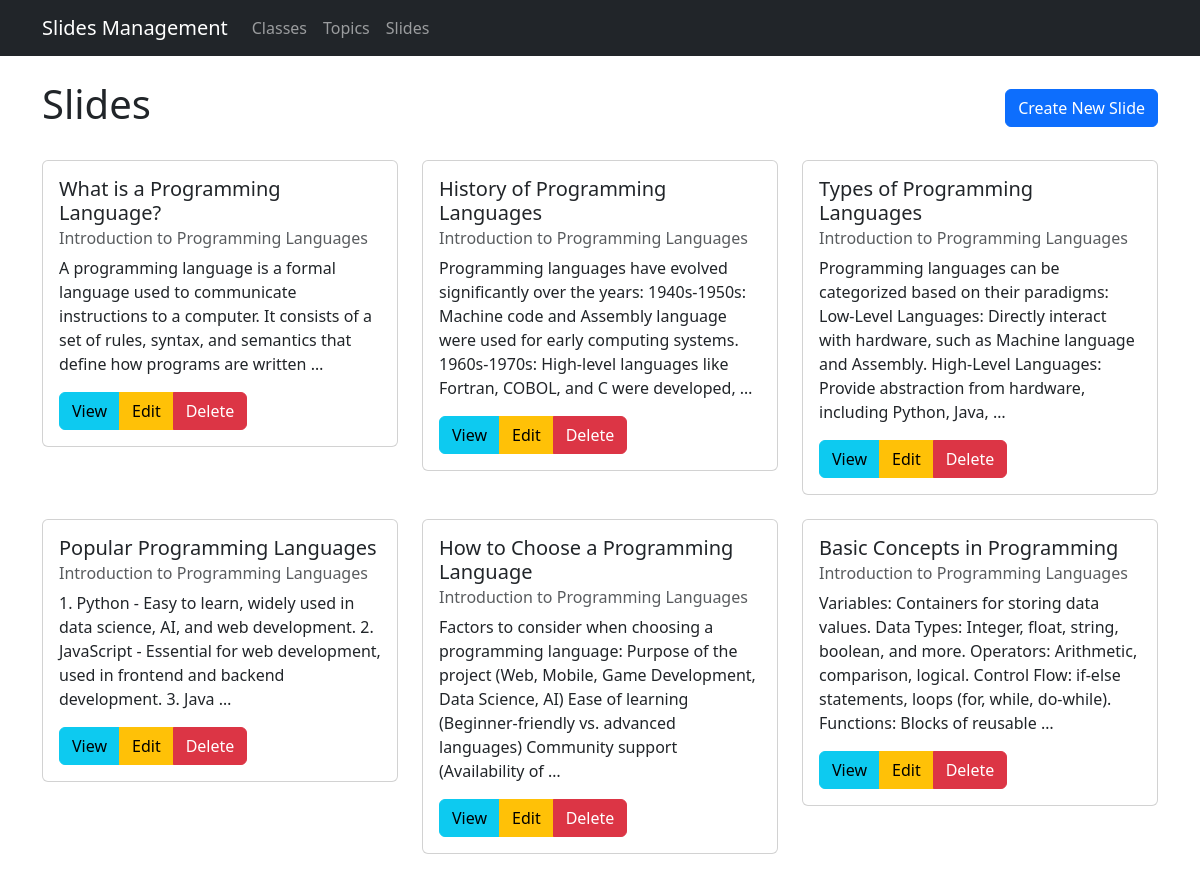
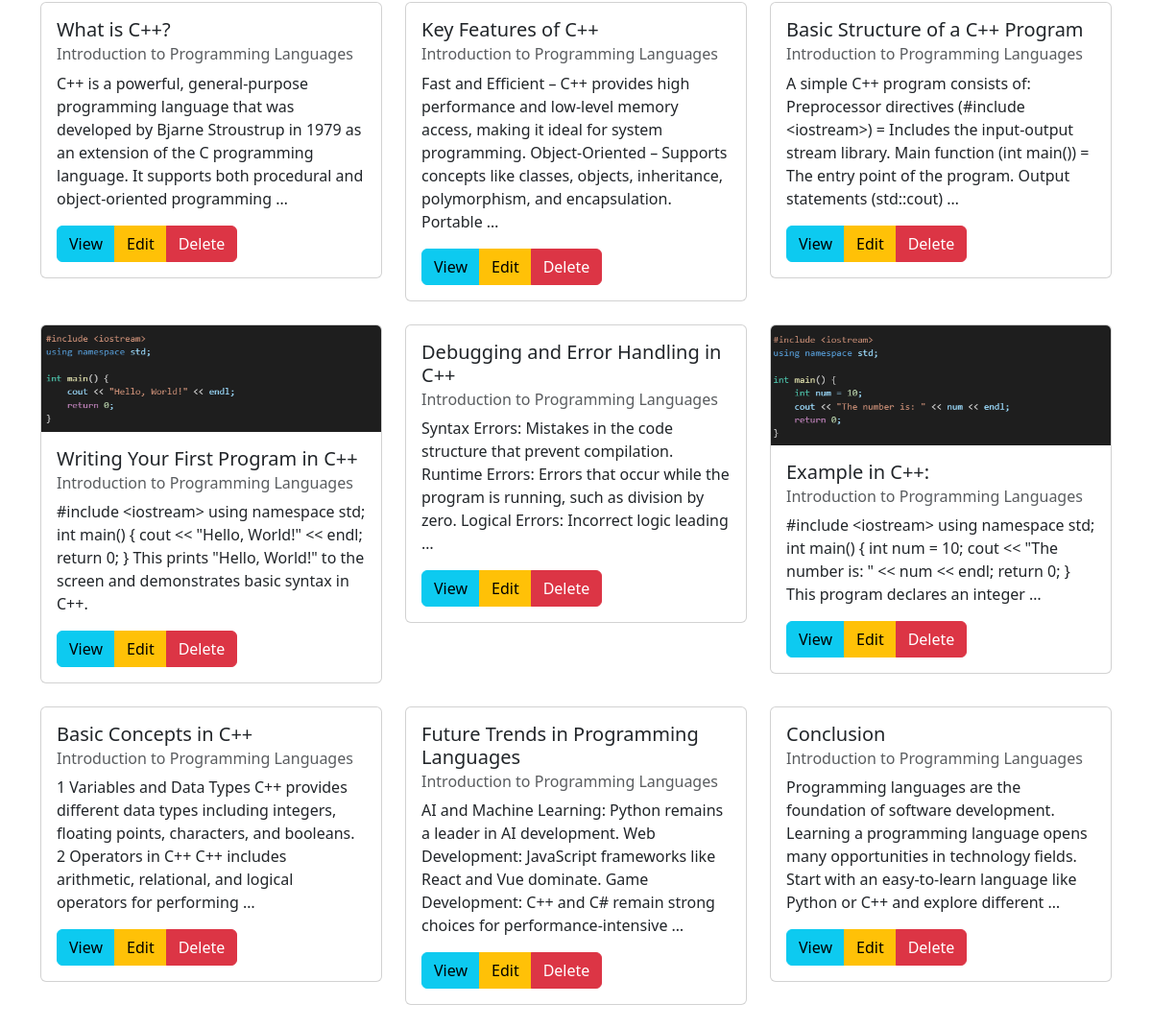
The app's page /slides/ with its own data (2 pictures, top to bottom).
### topics/models.py (models this page shows, shortened)
class Slide(models.Model):
    topic = models.ForeignKey(Topic, on_delete=models.CASCADE, related_name="slides")
    title = models.CharField(max_length=255)
    content = models.TextField(blank=True, null=True)
    image = models.ImageField(upload_to='slides/images/', blank=True, null=True)
    video = models.FileField(upload_to='slides/videos/', blank=True, null=True)
    order = models.PositiveIntegerField(default=0)
    class Meta:
        ordering = ['order']

class Topic(models.Model):
    class_obj = models.ForeignKey(Class, on_delete=models.CASCADE, related_name="topics")
    title = models.CharField(max_length=255)
    description = models.TextField(blank=True, null=True)

### topics/views.py (the view)
# urls.py: path('slides/', views.SlideListView.as_view(), name='slide-list'),
class SlideListView(ListView):
    model = Slide
    template_name = 'topics/slide_list.html'
    context_object_name = 'slides'

### topics/templates/topics/slide_list.html (shortened to what this page needs)
{% extends 'topics/base.html' %}
{% block content %}
<div class="d-flex justify-content-between align-items-center mb-4">
    <h1>Slides</h1>
    <a href="{% url 'slide-create' %}" class="btn btn-primary">Create New Slide</a>
</div>
<div class="row">
    {% for slide in slides %}
    <div class="col-md-4 mb-4">
        <div class="card">
            {% if slide.image %}
            <img src="{{ slide.image.url }}" class="card-img-top" alt="{{ slide.title }}">
            {% endif %}
            <div class="card-body">
                <h5 class="card-title">{{ slide.title }}</h5>
                <h6 class="card-subtitle mb-2 text-muted">{{ slide.topic.title }}</h6>
                <p class="card-text">{{ slide.content|truncatewords:30 }}</p>
                <div class="btn-group">
                    <a href="{% url 'slide-detail' slide.pk %}" class="btn btn-info">View</a>
                    <a href="{% url 'slide-update' slide.pk %}" class="btn btn-warning">Edit</a>
                    <a href="{% url 'slide-delete' slide.pk %}" class="btn btn-danger">Delete</a>
                </div>
            </div>
        </div>
    </div>
    {% empty %}
    <div class="col-12">
        <p class="text-center">No slides available.</p>
    </div>
    {% endfor %}
</div>
{% endblock %}

### topics/templates/topics/base.html (shortened to what this page needs)
<!DOCTYPE html>
<html lang="en">
<head>
    <link href="https://cdn.jsdelivr.net/npm/bootstrap@5.3.0/dist/css/bootstrap.min.css" rel="stylesheet">
</head>
<body>
    <nav class="navbar navbar-expand-lg navbar-dark bg-dark">
        <div class="container">
            <a class="navbar-brand" href="{% url 'class-list' %}">Slides Management</a>
            <div class="collapse navbar-collapse" id="navbarNav">
                <ul class="navbar-nav">
                    <li class="nav-item">
                        <a class="nav-link" href="{% url 'class-list' %}">Classes</a>
                    </li>
                    <li class="nav-item">
                        <a class="nav-link" href="{% url 'topic-list' %}">Topics</a>
                    </li>
                    <li class="nav-item">
                        <a class="nav-link" href="{% url 'slide-list' %}">Slides</a>
                    </li>
                </ul>
            </div>
        </div>
    </nav>
    <div class="container mt-4">
        {% block content %}
        {% endblock %}
    </div>
</body>
</html>

### records on screen
Slide: title "What is a Programming Language?", topic "Introduction to Programming Languages", content "A programming language is a formal language used to communicate instructions to a computer. It consists of a set of rules, syntax, and semantics that define how programs are written …"
Slide: title "History of Programming Languages", topic "Introduction to Programming Languages", content "Programming languages have evolved significantly over the years: 1940s-1950s: Machine code and Assembly language were used for early computing systems. 1960s-1970s: High-level languages like Fortran, COBOL, and C were developed, …"
Slide: title "Types of Programming Languages", topic "Introduction to Programming Languages", content "Programming languages can be categorized based on their paradigms: Low-Level Languages: Directly interact with hardware, such as Machine language and Assembly. High-Level Languages: Provide abstraction from hardware, including Python, Java, …"
Slide: title "Popular Programming Languages", topic "Introduction to Programming Languages", content "1. Python - Easy to learn, widely used in data science, AI, and web development. 2. JavaScript - Essential for web development, used in frontend and backend development. 3. Java …"
Slide: title "How to Choose a Programming Language", topic "Introduction to Programming Languages", content "Factors to consider when choosing a programming language: Purpose of the project (Web, Mobile, Game Development, Data Science, AI) Ease of learning (Beginner-friendly vs. advanced languages) Community support (Availability of …"
Slide: title "Basic Concepts in Programming", topic "Introduction to Programming Languages", content "Variables: Containers for storing data values. Data Types: Integer, float, string, boolean, and more. Operators: Arithmetic, comparison, logical. Control Flow: if-else statements, loops (for, while, do-while). Functions: Blocks of reusable …"
Slide: title "What is C++?", topic "Introduction to Programming Languages", content "C++ is a powerful, general-purpose programming language that was developed by Bjarne Stroustrup in 1979 as an extension of the C programming language. It supports both procedural and object-oriented programming …"
Slide: title "Key Features of C++", topic "Introduction to Programming Languages", content "Fast and Efficient – C++ provides high performance and low-level memory access, making it ideal for system programming. Object-Oriented – Supports concepts like classes, objects, inheritance, polymorphism, and encapsulation. Portable …"
Slide: title "Basic Structure of a C++ Program", topic "Introduction to Programming Languages", content "A simple C++ program consists of: Preprocessor directives (#include <iostream>) = Includes the input-output stream library. Main function (int main()) = The entry point of the program. Output statements (std::cout) …"
Slide: image (picture), title "Writing Your First Program in C++", topic "Introduction to Programming Languages", content "#include <iostream> using namespace std; int main() { cout << \"Hello, World!\" << endl; return 0; } This prints \"Hello, World!\" to the screen and demonstrates basic syntax in C++."
Slide: title "Debugging and Error Handling in C++", topic "Introduction to Programming Languages", content "Syntax Errors: Mistakes in the code structure that prevent compilation. Runtime Errors: Errors that occur while the program is running, such as division by zero. Logical Errors: Incorrect logic leading …"
Slide: image (picture), title "Example in C++:", topic "Introduction to Programming Languages", content "#include <iostream> using namespace std; int main() { int num = 10; cout << \"The number is: \" << num << endl; return 0; } This program declares an integer …"
Slide: title "Basic Concepts in C++", topic "Introduction to Programming Languages", content "1 Variables and Data Types C++ provides different data types including integers, floating points, characters, and booleans. 2 Operators in C++ C++ includes arithmetic, relational, and logical operators for performing …"
Slide: title "Future Trends in Programming Languages", topic "Introduction to Programming Languages", content "AI and Machine Learning: Python remains a leader in AI development. Web Development: JavaScript frameworks like React and Vue dominate. Game Development: C++ and C# remain strong choices for performance-intensive …"
Slide: title "Conclusion", topic "Introduction to Programming Languages", content "Programming languages are the foundation of software development. Learning a programming language opens many opportunities in technology fields. Start with an easy-to-learn language like Python or C++ and explore different …"
